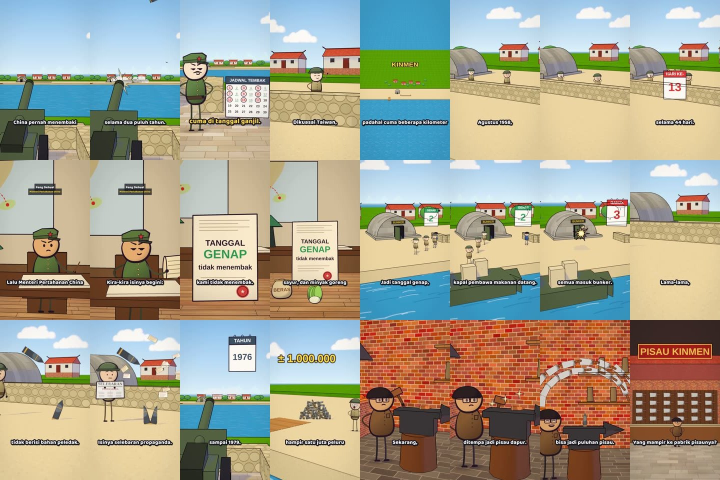
#> input picture content/kinmen-tanggal-ganjil/qa_sheet.jpg, 1440 x 960 px, given in place of f0005.jpg, which was not available (shown at 1/2 size)
$ python make_cover.py 5
#> lines starting #> are read from the running program, lines starting #| are printed output that depends on the picture
from PIL import Image, ImageDraw, ImageFont
import sys
F = int(sys.argv[1]) if len(sys.argv) > 1 else 200
im = Image.open(f"/root/shorts/kinmen/frames/f{F:04d}.jpg").convert("RGB")
#> im is the input picture: PIL image 1440x960 RGB; mean R, G, B 166.5, 162.8, 143.6
W, H = im.size
#> W = 1440; H = 960
# soft top gradient for legibility
g = Image.new("L", (1, H))
for y in range(H):
    g.putpixel((0, y), int(150 * max(0, 1 - y / 760)))
dark = Image.new("RGB", (W, H), (20, 18, 30))
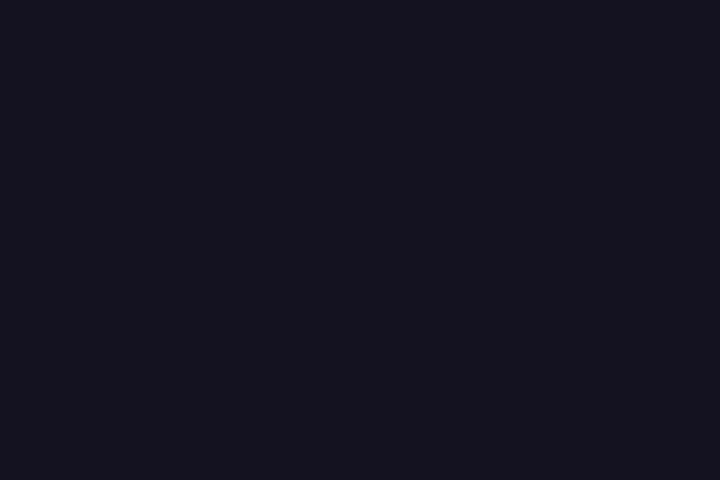
#> dark: PIL image 1440x960 RGB (shown at 1/2 size); mean R, G, B 20, 18, 30
im = Image.composite(dark, im, g.resize((W, H)))
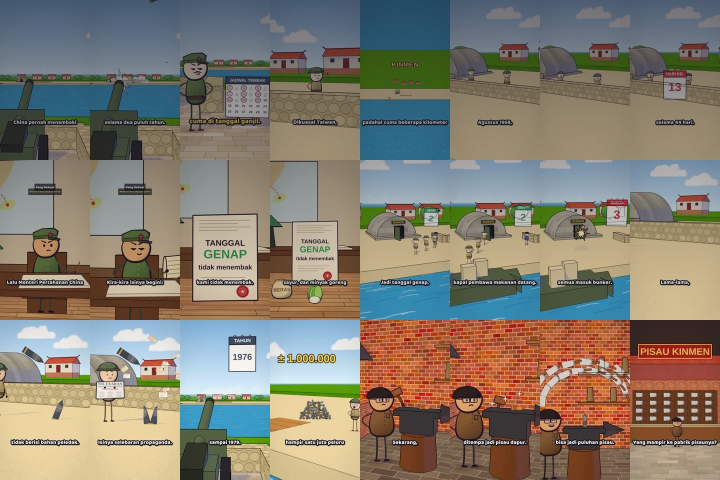
#> im: PIL image 1440x960 RGB (shown at 1/2 size); mean R, G, B 132.2, 125.2, 111.8
d = ImageDraw.Draw(im)
font = ImageFont.truetype("/root/shorts/kinmen/fonts/Baloo2-ExtraBold.ttf", 98)
lines = [[("PERANG 20 TAHUN", "w")], [("CUMA NEMBAK DI", "w")], [("TANGGAL ", "w"), ("GANJIL", "y")]]
col = {"w": (255, 255, 255), "y": (255, 214, 0)}
y = 250
for ln in lines:
    full = "".join(t for t, _ in ln)
    tw = d.textlength(full, font=font)
    x = (W - tw) / 2
    for t, c in ln:
        d.text((x, y), t, font=font, fill=col[c], stroke_width=12, stroke_fill=(26, 20, 36))
        x += d.textlength(t, font=font)
    y += 110
#> this loop made 3 passes
#> tw on passes 1 to 3: 926.5, 876.8, 826
#> after the loop, y = 580
im.save("/root/shorts/kinmen/cover/perang_tanggal_ganjil_cover.jpg", quality=93)
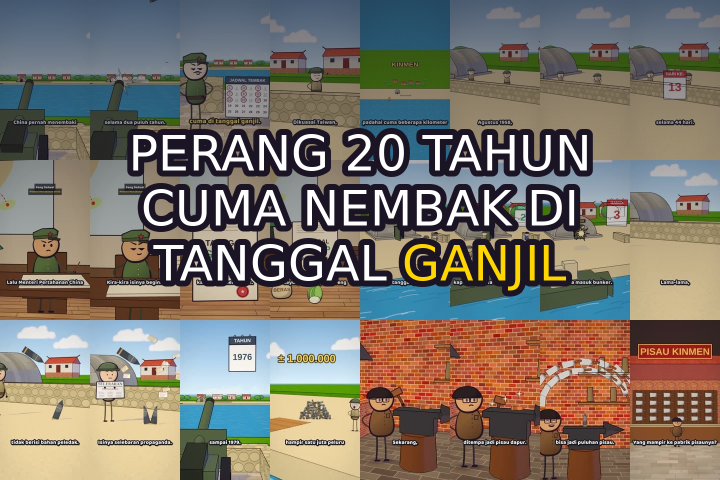
#> saved as perang_tanggal_ganjil_cover.jpg: PIL image 1440x960 RGB (shown at 1/2 size); mean R, G, B 124.7, 117.2, 106.7
